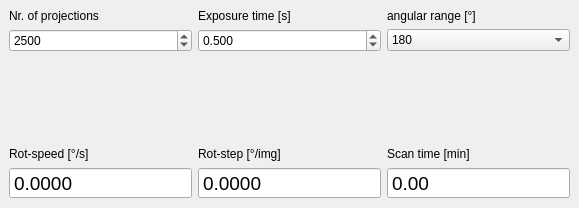
      <widget class="QWidget" name="tab_4">
       <attribute name="title">
        <string>On-the-fly CT</string>
       </attribute>
       <widget class="QWidget" name="gridLayoutWidget">
        <property name="geometry">
         <rect>
          <x>9</x>
          <y>9</y>
          <width>561</width>
          <height>190</height>
         </rect>
        </property>
        <layout class="QGridLayout" name="gridLayout_5">
         <item row="1" column="2">
          <widget class="QComboBox" name="on_the_fly_comboBox">
           <item>
            <property name="text">
             <string>180</string>
            </property>
           </item>
           <item>
            <property name="text">
             <string>360</string>
            </property>
           </item>
          </widget>
         </item>
         <item row="0" column="2">
          <widget class="QLabel" name="label_15">
           <property name="text">
            <string>angular range [°]</string>
           </property>
          </widget>
         </item>
         <item row="1" column="1">
          <widget class="QDoubleSpinBox" name="on_the_fly_exp_time">
           <property name="decimals">
            <number>3</number>
           </property>
           <property name="minimum">
            <double>0.001000000000000</double>
           </property>
           <property name="singleStep">
            <double>0.100000000000000</double>
           </property>
           <property name="value">
            <double>0.500000000000000</double>
           </property>
          </widget>
         </item>
         <item row="0" column="1">
          <widget class="QLabel" name="label_14">
           <property name="text">
            <string>Exposure time [s]</string>
           </property>
          </widget>
         </item>
         <item row="0" column="0">
          <widget class="QLabel" name="label_13">
           <property name="text">
            <string>Nr. of projections</string>
           </property>
          </widget>
         </item>
         <item row="3" column="2">
          <layout class="QHBoxLayout" name="horizontalLayout">
           <item>
            <widget class="QLabel" name="label_18">
             <property name="text">
              <string>Scan time [min]</string>
             </property>
            </widget>
           </item>
          </layout>
         </item>
         <item row="1" column="0">
          <widget class="QSpinBox" name="On_the_fly_nr_projections">
           <property name="minimum">
            <number>1</number>
           </property>
           <property name="maximum">
            <number>999999</number>
           </property>
           <property name="singleStep">
            <number>100</number>
           </property>
           <property name="value">
            <number>2500</number>
           </property>
          </widget>
         </item>
         <item row="4" column="0">
          <widget class="QDoubleSpinBox" name="rot_speed">
           <property name="enabled">
            <bool>true</bool>
           </property>
           <property name="font">
            <font>
             <pointsize>14</pointsize>
            </font>
           </property>
           <property name="readOnly">
            <bool>true</bool>
           </property>
           <property name="buttonSymbols">
            <enum>QAbstractSpinBox::NoButtons</enum>
           </property>
           <property name="decimals">
            <number>4</number>
           </property>
           <property name="maximum">
            <double>360.000000000000000</double>
           </property>
          </widget>
         </item>
         <item row="4" column="1">
          <widget class="QDoubleSpinBox" name="rot_step">
           <property name="enabled">
            <bool>true</bool>
           </property>
           <property name="font">
            <font>
             <pointsize>14</pointsize>
            </font>
           </property>
           <property name="readOnly">
            <bool>true</bool>
           </property>
           <property name="buttonSymbols">
            <enum>QAbstractSpinBox::NoButtons</enum>
           </property>
           <property name="decimals">
            <number>4</number>
           </property>
          </widget>
         </item>
         <item row="4" column="2">
          <widget class="QDoubleSpinBox" name="duration">
           <property name="font">
            <font>
             <pointsize>14</pointsize>
            </font>
           </property>
           <property name="readOnly">
            <bool>true</bool>
           </property>
           <property name="buttonSymbols">
            <enum>QAbstractSpinBox::NoButtons</enum>
           </property>
           <property name="decimals">
            <number>2</number>
           </property>
          </widget>
         </item>
         <item row="3" column="0">
          <widget class="QLabel" name="label_16">
           <property name="text">
            <string>Rot-speed [°/s]</string>
           </property>
          </widget>
         </item>
         <item row="3" column="1">
          <widget class="QLabel" name="label_17">
           <property name="text">
            <string>Rot-step [°/img]</string>
           </property>
          </widget>
         </item>
         <item row="2" column="0">
          <spacer name="verticalSpacer">
           <property name="orientation">
            <enum>Qt::Vertical</enum>
           </property>
           <property name="sizeHint" stdset="0">
            <size>
             <width>20</width>
             <height>40</height>
            </size>
           </property>
          </spacer>
         </item>
        </layout>
       </widget>
      </widget>
